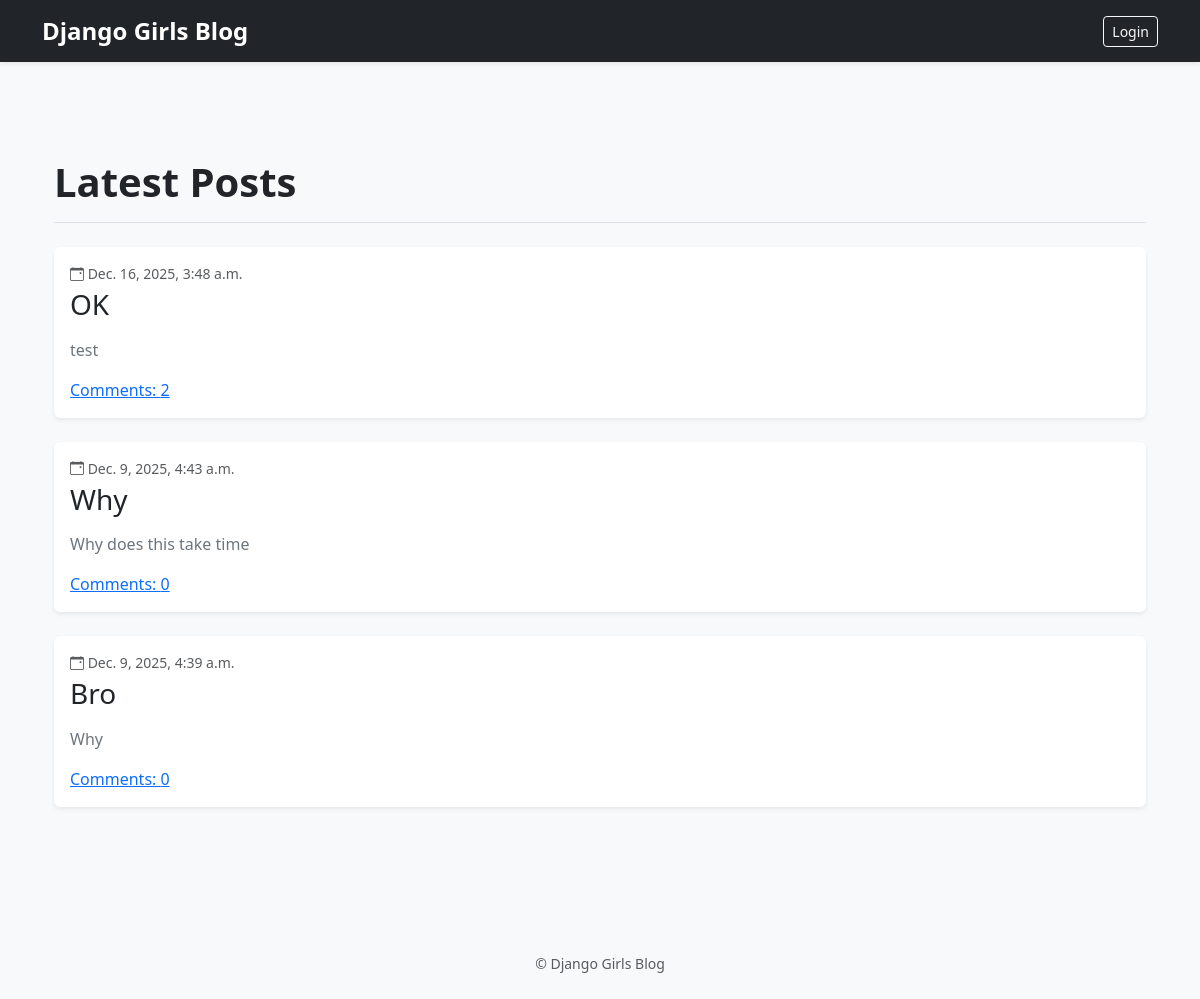
The page / on the database its author committed.
### Assignment/models.py (models this page shows, shortened)
class Post(models.Model):
    author = models.ForeignKey(settings.AUTH_USER_MODEL, on_delete=models.CASCADE)
    title = models.CharField(max_length=200)
    text = models.TextField()
    created_date = models.DateTimeField(default=timezone.now)
    published_date = models.DateTimeField(blank=True, null=True)

### Assignment/views.py (the view)
# urls.py: path("", views.index, name="post_list"),
def index(request):
    posts = Post.objects.filter(published_date__isnull=False).order_by(
        "-published_date"
    )
    return render(request, 'Assignment/post_list.html', {"posts": posts})

### Assignment/templates/Assignment/post_list.html (shortened to what this page needs)
{% extends "Assignment/base.html" %}
{% block content %}
<div class="container py-5">
    <div class="mb-4 pb-2 border-bottom">
        <h1 class="fw-bold">Latest Posts</h1>
    </div>
    {% for post in posts %}
    <div class="card mb-4 border-0 shadow-sm">
        <div class="card-body">
            <small class="text-muted d-block mb-1">
                <i class="bi bi-calendar-event"></i>
                {{ post.published_date }}
            </small>
            <div class="d-flex justify-content-between align-items-center">
                <h3 class="mb-0">
                    <a href="{% url 'post_detail' pk=post.pk %}" class="text-decoration-none text-dark">
                        {{ post.title }}
                    </a>
                </h3>
            </div>
            <p class="mt-3 text-secondary" style="max-height: 120px; overflow: hidden;">
                {{ post.text|linebreaksbr }}
            </p>
            <a href="{% url 'post_detail' pk=post.pk %}">Comments: {{ post.comments.count }}</a>
        </div>
    </div>
    {% empty %}
    <div class="alert alert-info">No posts available.</div>
    {% endfor %}
</div>
{% endblock %}

### Assignment/templates/Assignment/base.html (shortened to what this page needs)
{% load static %}
<!DOCTYPE html>
<html lang="en">
  <head>
    <link
      href="https://cdn.jsdelivr.net/npm/bootstrap@5.3.8/dist/css/bootstrap.min.css"
      rel="stylesheet"
    />
    <link
      href="https://cdn.jsdelivr.net/npm/bootstrap-icons@1.10.5/font/bootstrap-icons.css"
      rel="stylesheet"
    />
  </head>
  <body class="bg-light">
    <nav class="navbar navbar-expand-lg navbar-dark bg-dark shadow-sm">
      <div class="container">
        <a class="navbar-brand fw-bold fs-4" href="/"> Django Girls Blog </a>
        <div
          class="collapse navbar-collapse justify-content-end"
          id="navbarContent"
        >
          {% if user.is_authenticated %}
          <div class="d-flex gap-2">
            <a class="btn btn-outline-light btn-sm" href="{% url 'post_new' %}">
              <i class="bi bi-file-earmark-plus"></i>
            </a>
            <a
              class="btn btn-outline-light btn-sm"
              href="{% url 'post_draft_list' %}"
            >
              <i class="bi bi-pencil-square"></i> Drafts
            </a>
            <form method="post" action="{% url 'logout' %}" class="d-inline">
              {% csrf_token %}
              <button type="submit" class="btn btn-outline-light btn-sm">
                Logout
              </button>
            </form>
          </div>
          {% else %}
          <div class="d-flex gap-2">
            <a class="btn btn-outline-light btn-sm" href="{% url 'login' %}">
              Login
            </a>
          </div>
          {% endif %}
        </div>
      </div>
    </nav>
    <main class="container py-5">{% block content %} {% endblock %}</main>
    <footer class="text-center text-muted py-4">
      <small> © {{ now|date:"Y" }} Django Girls Blog </small>
    </footer>
  </body>
</html>

### rows shown on the page
Post: published_date "Dec. 16, 2025, 3:48 a.m.", title "OK", text "test", comments.count "2"
Post: published_date "Dec. 9, 2025, 4:43 a.m.", title "Why", text "Why does this take time", comments.count "0"
Post: published_date "Dec. 9, 2025, 4:39 a.m.", title "Bro", text "Why", comments.count "0"
